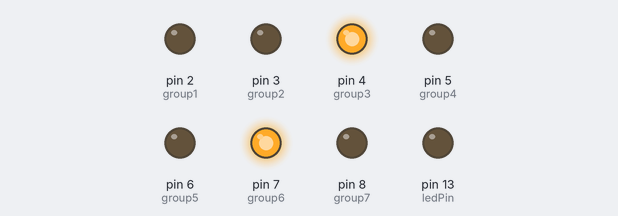
A sketch run on a simulated Arduino Uno, built with avr-gcc and run on an emulated ATmega328P. Parts: output pins drawn as LEDs (lit = HIGH).

Above: at 1.7 s.
At 2.7 s:
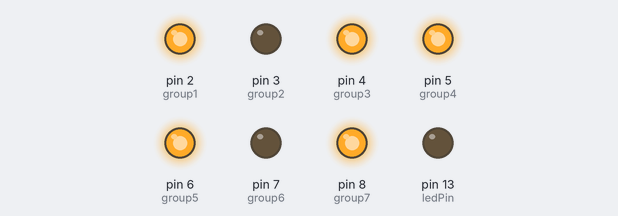
At 4.7 s:
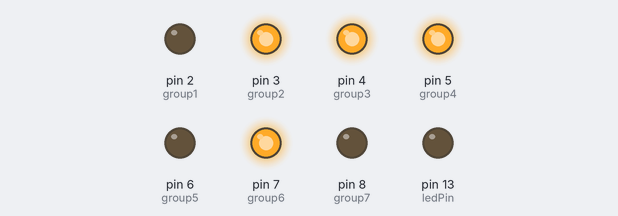
At 6.7 s:
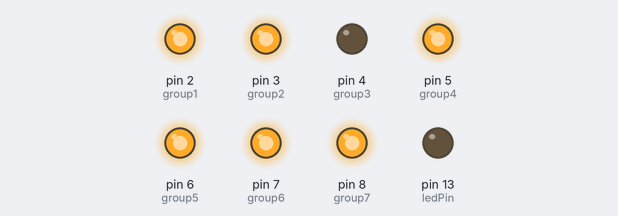
At 8.7 s:
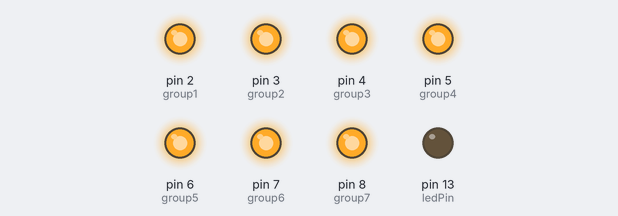
At 15.7 s:
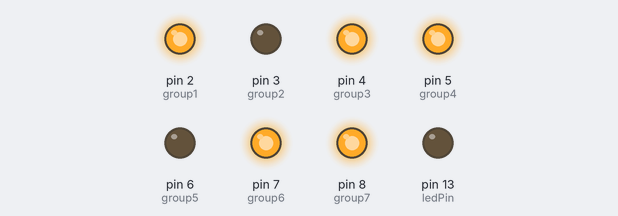
Timing chart, 0 to 16.8 s (numbered marks = the images above):
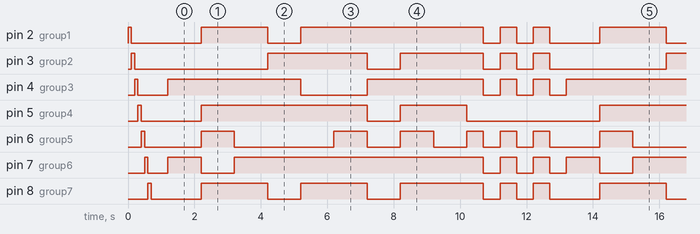

The sketch:

7SegmentDisplay.ino
```cpp
//Code created by AliCarbovader
//Dated: 19-04-2017
//Time: 01:35AM

//assign different integers
int group1 = 2;
int group2 = 3;
int group3 = 4;
int group4 = 5;
int group5 = 6;
int group6 = 7;
int group7 = 8;
int ledPin = 13;

//assign integers for timing of counter
int timeOn = 1000;
int timeOff = 0;

void setup() {

//classify pins as output
pinMode(group1, OUTPUT);
pinMode(group2, OUTPUT);
pinMode(group3, OUTPUT);
pinMode(group4, OUTPUT);
pinMode(group5, OUTPUT);
pinMode(group6, OUTPUT);
pinMode(group7, OUTPUT);
pinMode(ledPin, OUTPUT);


//fancy startup animation
digitalWrite(group1, HIGH);
digitalWrite(group2, LOW);
digitalWrite(group3, LOW);
digitalWrite(group4, LOW);
digitalWrite(group5, LOW);
digitalWrite(group6, LOW);
digitalWrite(group7, LOW);
delay(100);

digitalWrite(group1, LOW);
digitalWrite(group2, HIGH);
digitalWrite(group3, LOW);
digitalWrite(group4, LOW);
digitalWrite(group5, LOW);
digitalWrite(group6, LOW);
digitalWrite(group7, LOW);
delay(100);

digitalWrite(group1, LOW);
digitalWrite(group2, LOW);
digitalWrite(group3, HIGH);
digitalWrite(group4, LOW);
digitalWrite(group5, LOW);
digitalWrite(group6, LOW);
digitalWrite(group7, LOW);
delay(100);

digitalWrite(group1, LOW);
digitalWrite(group2, LOW);
digitalWrite(group3, LOW);
digitalWrite(group4, HIGH);
digitalWrite(group5, LOW);
digitalWrite(group6, LOW);
digitalWrite(group7, LOW);
delay(100);

digitalWrite(group1, LOW);
digitalWrite(group2, LOW);
digitalWrite(group3, LOW);
digitalWrite(group4, LOW);
digitalWrite(group5, HIGH);
digitalWrite(group6, LOW);
digitalWrite(group7, LOW);
delay(100);

digitalWrite(group1, LOW);
digitalWrite(group2, LOW);
digitalWrite(group3, LOW);
digitalWrite(group4, LOW);
digitalWrite(group5, LOW);
digitalWrite(group6, HIGH);
digitalWrite(group7, LOW);
delay(100);

digitalWrite(group1, LOW);
digitalWrite(group2, LOW);
digitalWrite(group3, LOW);
digitalWrite(group4, LOW);
digitalWrite(group5, LOW);
digitalWrite(group6, LOW);
digitalWrite(group7, HIGH);
delay(100);


digitalWrite(group1, LOW);
digitalWrite(group2, LOW);
digitalWrite(group3, LOW);
digitalWrite(group4, LOW);
digitalWrite(group5, LOW);
digitalWrite(group6, LOW);
digitalWrite(group7, LOW);
delay(500);


}

void loop() {

//switch off the onboard LED
digitalWrite(ledPin, LOW);

//Digit1
digitalWrite(group1, LOW);
digitalWrite(group2, LOW);
digitalWrite(group3, HIGH);
digitalWrite(group4, LOW);
digitalWrite(group5, LOW);
digitalWrite(group6, HIGH);
digitalWrite(group7, LOW);
delay(timeOn);

//Digit2

digitalWrite(group1, HIGH);
digitalWrite(group2, LOW);
digitalWrite(group3, HIGH);
digitalWrite(group4, HIGH);
digitalWrite(group5, HIGH);
digitalWrite(group6, LOW);
digitalWrite(group7, HIGH);
delay(timeOn);

//Digit3
digitalWrite(group1, HIGH);
digitalWrite(group2, LOW);
digitalWrite(group3, HIGH);
digitalWrite(group4, HIGH);
digitalWrite(group5, LOW);
digitalWrite(group6, HIGH);
digitalWrite(group7, HIGH);
delay(timeOn);

//Digit4

digitalWrite(group1, LOW);
digitalWrite(group2, HIGH);
digitalWrite(group3, HIGH);
digitalWrite(group4, HIGH);
digitalWrite(group5, LOW);
digitalWrite(group6, HIGH);
digitalWrite(group7, LOW);
delay(timeOn);

//Digit5

digitalWrite(group1, HIGH);
digitalWrite(group2, HIGH);
digitalWrite(group3, LOW);
digitalWrite(group4, HIGH);
digitalWrite(group5, LOW);
digitalWrite(group6, HIGH);
digitalWrite(group7, HIGH);
delay(timeOn);

//Digit6
digitalWrite(group1, HIGH);
digitalWrite(group2, HIGH);
digitalWrite(group3, LOW);
digitalWrite(group4, HIGH);
digitalWrite(group5, HIGH);
digitalWrite(group6, HIGH);
digitalWrite(group7, HIGH);
delay(timeOn);

//Digit7

digitalWrite(group1, HIGH);
digitalWrite(group2, LOW);
digitalWrite(group3, HIGH);
digitalWrite(group4, LOW);
digitalWrite(group5, LOW);
digitalWrite(group6, HIGH);
digitalWrite(group7, LOW);
delay(timeOn);

//Digit8

digitalWrite(group1, HIGH);
digitalWrite(group2, HIGH);
digitalWrite(group3, HIGH);
digitalWrite(group4, HIGH);
digitalWrite(group5, HIGH);
digitalWrite(group6, HIGH);
digitalWrite(group7, HIGH);
delay(timeOn);

//Digit9

digitalWrite(group1, HIGH);
digitalWrite(group2, HIGH);
digitalWrite(group3, HIGH);
digitalWrite(group4, HIGH);
digitalWrite(group5, LOW);
digitalWrite(group6, HIGH);
digitalWrite(group7, HIGH);
delay(timeOn);

//Digit0 blinks twice

digitalWrite(group1, HIGH);
digitalWrite(group2, HIGH);
digitalWrite(group3, HIGH);
digitalWrite(group4, LOW);
digitalWrite(group5, HIGH);
digitalWrite(group6, HIGH);
digitalWrite(group7, HIGH);
delay(500);
digitalWrite(group1, LOW);
digitalWrite(group2, LOW);
digitalWrite(group3, LOW);
digitalWrite(group4, LOW);
digitalWrite(group5, LOW);
digitalWrite(group6, LOW);
digitalWrite(group7, LOW);
delay(500);

digitalWrite(group1, HIGH);
digitalWrite(group2, HIGH);
digitalWrite(group3, HIGH);
digitalWrite(group4, LOW);
digitalWrite(group5, HIGH);
digitalWrite(group6, HIGH);
digitalWrite(group7, HIGH);
delay(500);

digitalWrite(group1, LOW);
digitalWrite(group2, LOW);
digitalWrite(group3, LOW);
digitalWrite(group4, LOW);
digitalWrite(group5, LOW);
digitalWrite(group6, LOW);
digitalWrite(group7, LOW);
delay(500);

digitalWrite(group1, HIGH);
digitalWrite(group2, HIGH);
digitalWrite(group3, HIGH);
digitalWrite(group4, LOW);
digitalWrite(group5, HIGH);
digitalWrite(group6, HIGH);
digitalWrite(group7, HIGH);
delay(500);

digitalWrite(group1, LOW);
digitalWrite(group2, LOW);
digitalWrite(group3, LOW);
digitalWrite(group4, LOW);
digitalWrite(group5, LOW);
digitalWrite(group6, LOW);
digitalWrite(group7, LOW);
delay(500);


}
```

Measured:
- by itself, pin 2 (group1): repeats every 12.0 s: HIGH 2.0 s, LOW 1.0 s, HIGH 5.5 s, 2 × (LOW 0.50 s, HIGH 0.50 s), LOW 1.5 s
- by itself, pin 3 (group2): repeats every 12.0 s: HIGH 3.0 s, LOW 1.0 s, HIGH 2.5 s, 2 × (LOW 0.50 s, HIGH 0.50 s), LOW 3.5 s
- by itself, pin 4 (group3): repeats every 12.0 s: HIGH 4.0 s, LOW 2.0 s, HIGH 3.5 s, 2 × (LOW 0.50 s, HIGH 0.50 s), LOW 0.50 s
- by itself, pin 5 (group4): repeats every 12.0 s: HIGH 5.0 s, LOW 1.0 s, HIGH 2.0 s, LOW 4.0 s
- by itself, pin 7 (group6): repeats every 12.0 s: HIGH 1.0 s, LOW 1.0 s, HIGH 7.5 s, 2 × (LOW 0.50 s, HIGH 0.50 s), LOW 0.50 s
- by itself, pin 8 (group7): repeats every 12.0 s: 2 × (HIGH 2.0 s, LOW 1.0 s), HIGH 2.5 s, 2 × (LOW 0.50 s, HIGH 0.50 s), LOW 1.5 s
- by itself, pin 6 (group5): repeats every 12.0 s: HIGH 1.0 s, LOW 3.0 s, 2 × (HIGH 1.0 s, LOW 1.0 s), 2 × (HIGH 0.50 s, LOW 0.50 s), HIGH 0.50 s, LOW 1.5 s
